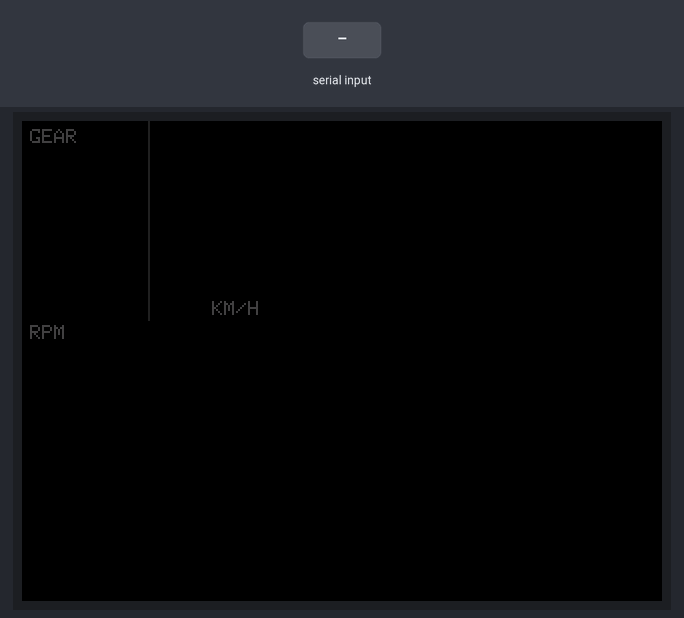
The sketch below on a simulated ESP32. Shown: 320×240 colour display. The inputs (shaded band) are chosen by the test bench.

Above: at 1.4 s.
1.5 s: "CONNECT;1\n" received over Serial
At 2.5 s:
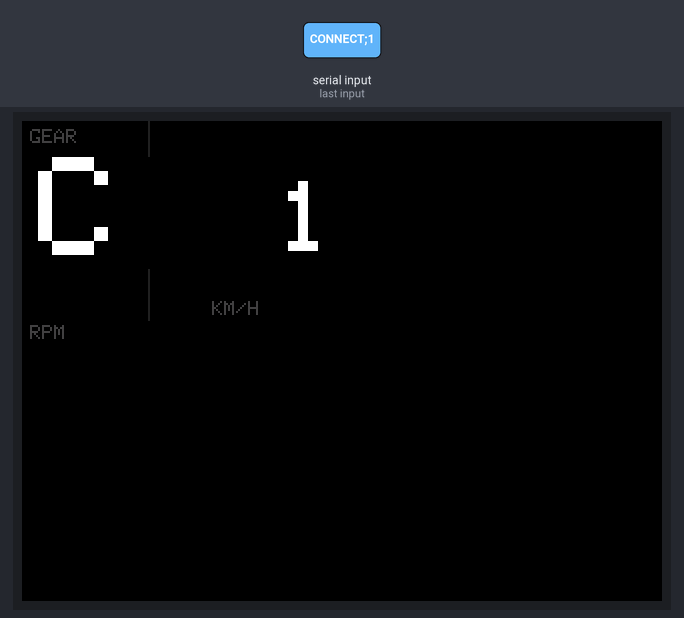
3.0 s: "DISCONNECT;1\n" received over Serial
At 3.5 s:
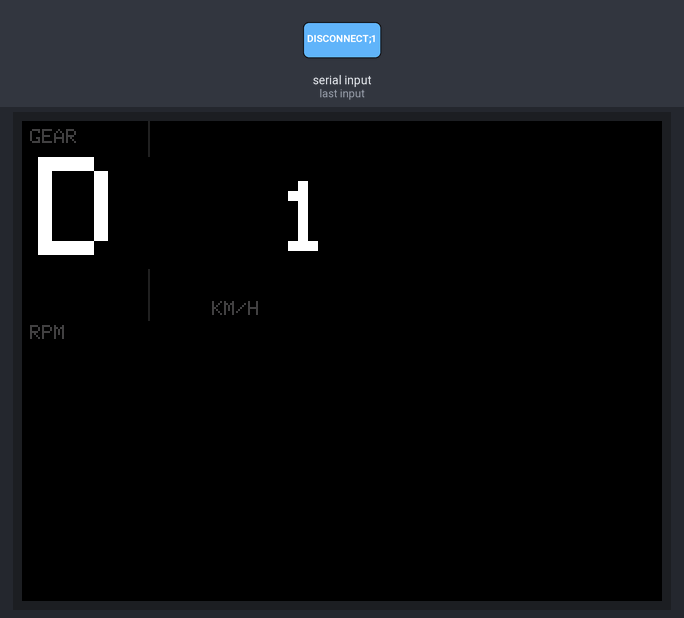
4.5 s: "CONNECT;150\n" received over Serial
At 4.8 s:
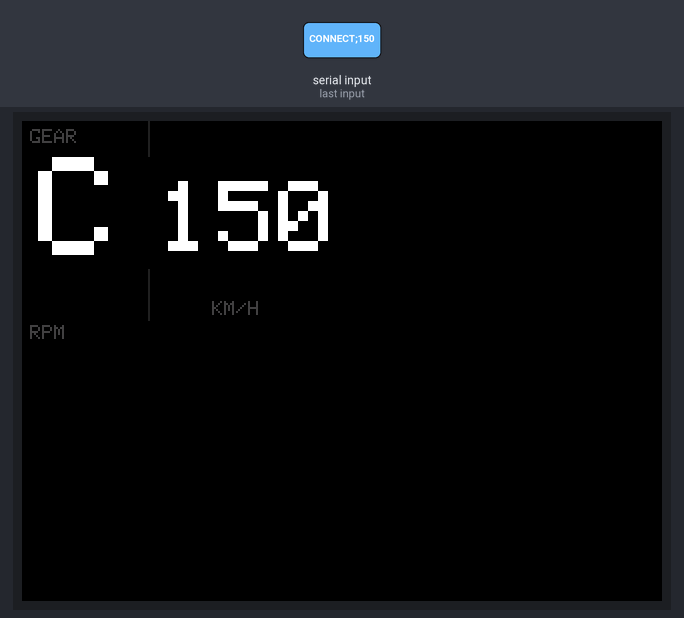
6.0 s: "N;1\n" received over Serial
At 7.1 s:
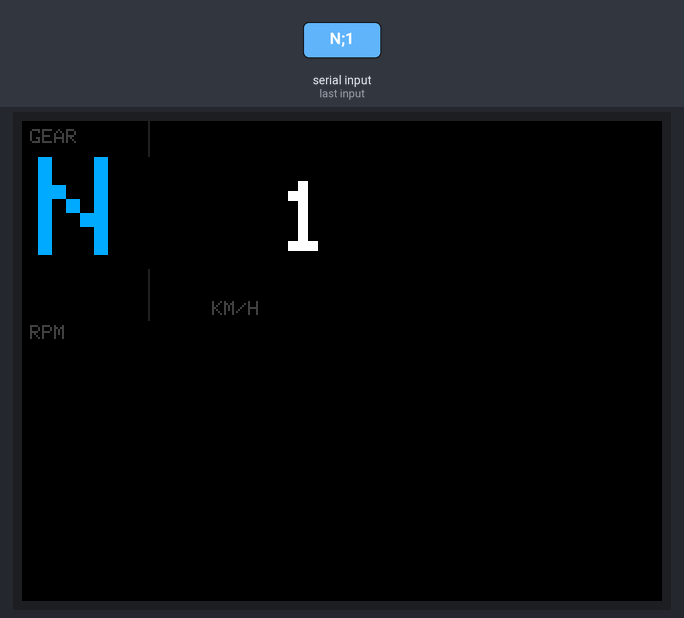
7.5 s: "R;1\n" received over Serial
At 8.1 s:
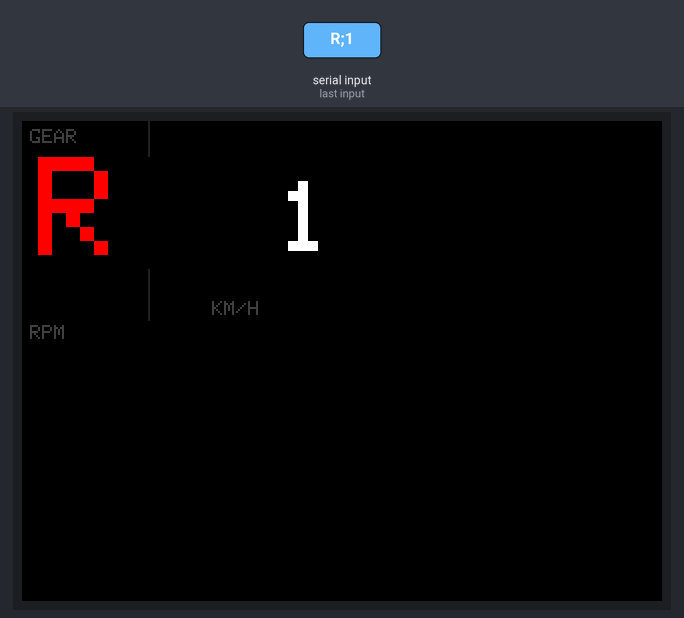
9.0 s: "DISCONNECT;150\n" received over Serial
At 9.4 s:
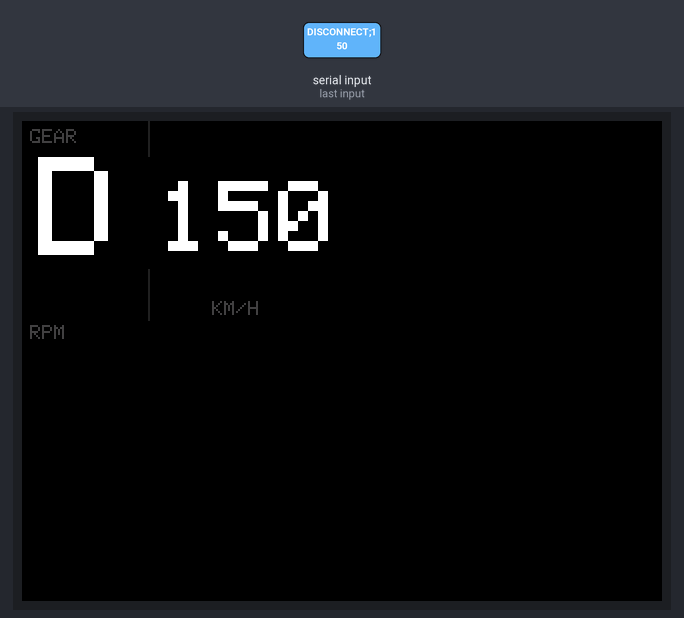
Timing chart, 0 to 11.5 s (numbered marks = the images above; inputs shaded):
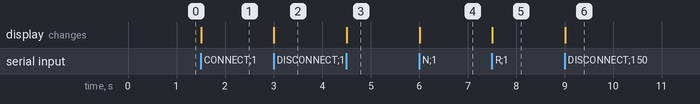

Measured:
- after the input at 1.5 s, the display: changes at once (image 1)
- after the input at 3.0 s, the display: changes at once (image 2)
- after the input at 4.5 s, the display: changes at once (image 3)
- after the input at 6.0 s, the display: changes at once (image 4)
- after the input at 7.5 s, the display: changes at once (image 5)
- after the input at 9.0 s, the display: changes at once (image 6)

The sketch:

base-dashboard.ino
```cpp
#include <TFT_eSPI.h>

TFT_eSPI tft = TFT_eSPI();

#define MAX_RPM   8000
#define RED_RPM   7000
#define YLW_RPM   5500
#define BAR_SEGS  20
#define BAR_X     2
#define BAR_Y     112
#define BAR_W     156
#define BAR_H     10

#define CHAR_W(size) (6 * (size))
#define SPEED_SIZE   5
#define SPEED_RIGHT_X 158
#define SPEED_Y      30

int lastSpeed = -1, lastRpm = -1, lastActive = -1;
String lastGear = "";

void drawRpmBar(int rpm, int maxRpm) {
  if (maxRpm <= 0) maxRpm = 8000;
  int redRpm = maxRpm * 0.87;
  int ylwRpm = maxRpm * 0.70;
  int active = map(constrain(rpm, 0, maxRpm), 0, maxRpm, 0, BAR_SEGS);
  if (active == lastActive) return;
  int segW = (BAR_W - (BAR_SEGS - 1) * 2) / BAR_SEGS;
  for (int i = 0; i < BAR_SEGS; i++) {
    bool wasActive = (i < lastActive);
    bool isActive  = (i < active);
    if (wasActive == isActive) continue;
    int x = BAR_X + i * (segW + 2);
    uint16_t col;
    if (!isActive) {
      col = 0x2104;
    } else {
      float ratio = (float)i / BAR_SEGS;
      if      (ratio >= (float)redRpm / maxRpm) col = TFT_RED;
      else if (ratio >= (float)ylwRpm / maxRpm) col = TFT_YELLOW;
      else                                       col = TFT_GREEN;
    }
    tft.fillRoundRect(x, BAR_Y, segW, BAR_H, 1, col);
  }
  lastActive = active;
}

void drawSpeed(int speed) {
  tft.setTextColor(TFT_WHITE, TFT_BLACK);
  tft.setTextSize(SPEED_SIZE);
  char buf[4];
  snprintf(buf, sizeof(buf), "%3d", speed);
  int cursorX = SPEED_RIGHT_X - (3 * CHAR_W(SPEED_SIZE));
  tft.setCursor(cursorX, SPEED_Y);
  tft.print(buf);
}

void drawGear(String gear, uint16_t col) {
  tft.setTextColor(col, TFT_BLACK);
  tft.setTextSize(7);
  tft.setCursor(8, 18);
  char buf[3] = { gear[0], ' ', '\0' };
  tft.print(buf);
}

void setup() {
  Serial.begin(115200);
  tft.init();
  tft.setRotation(1);
  tft.fillScreen(TFT_BLACK);
  tft.setTextColor(0x4208, TFT_BLACK);
  tft.setTextSize(1);
  tft.setCursor(4, 4);
  tft.print("GEAR");
  tft.setCursor(95, 90);
  tft.print("KM/H");
  tft.setCursor(4, 102);
  tft.print("RPM");
  tft.drawFastVLine(63, 0, 100, 0x2104);
}

void loop() {
  if (!Serial.available()) return;
  String data = Serial.readStringUntil('\n');
  if (data == "CONNECT" || data == "DISCONNECT") return;

  int sep1 = data.indexOf(';');
  int sep2 = data.indexOf(';', sep1 + 1);
  int sep3 = data.indexOf(';', sep2 + 1);
  int rpm     = data.substring(0, sep1).toInt();
  int speed   = data.substring(sep1 + 1, sep2).toInt();
  String gear = data.substring(sep2 + 1, sep3);
  int maxRpm  = data.substring(sep3 + 1).toInt();
  gear.trim();

  if (gear != lastGear) {
    uint16_t gearCol = TFT_WHITE;
    if (gear == "N") gearCol = 0x055F;
    if (gear == "R") gearCol = TFT_RED;
    drawGear(gear, gearCol);
    lastGear = gear;
  }
  if (speed != lastSpeed) {
    drawSpeed(speed);
    lastSpeed = speed;
  }
  if (abs(rpm - lastRpm) > 50) {
    drawRpmBar(rpm, maxRpm);
    lastRpm = rpm;
  }
}
```
